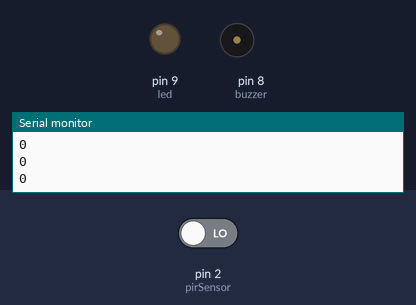
A sketch run on a simulated Arduino Uno, built with avr-gcc and run on an emulated ATmega328P. On the bench: output pins drawn as LEDs (lit = HIGH), buzzer (waves = sounding, pin HIGH), the last lines printed to the serial monitor. The inputs (shaded band) are chosen by the test bench; at power-on: pin 2 (pirSensor) LOW.

Above: at 1.2 s.
1.3 s: pin 2 (pirSensor) driven HIGH
At 2.0 s:
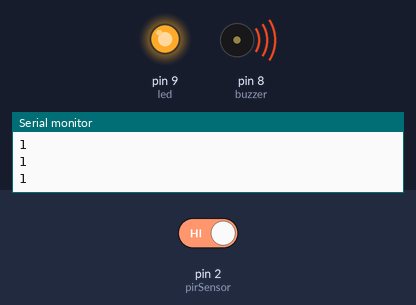
2.8 s: pin 2 (pirSensor) driven LOW
At 3.2 s:
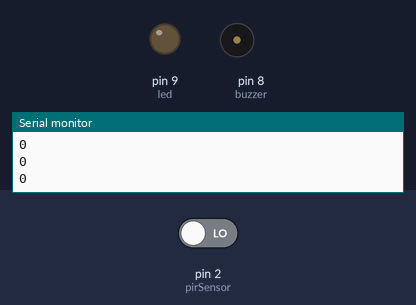
Timing chart, 0 to 5.8 s (numbered marks = the images above; inputs shaded):
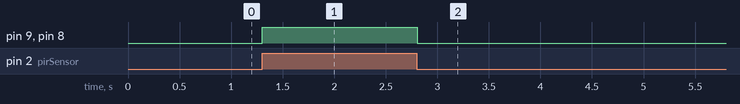

Measured:
- after the input at 1.3 s, pin 9 (led), pin 8 (buzzer): LOW → HIGH at once
- after the input at 2.8 s, pin 9 (led), pin 8 (buzzer): HIGH → LOW at once

The sketch:

motion_detection_security_alarm.ino
```cpp
int pirSensor = 2;

int buzzer = 8;
int led = 9;

void setup() {

  pinMode(pirSensor, INPUT);

  pinMode(buzzer, OUTPUT);
  pinMode(led, OUTPUT);

  Serial.begin(9600);

}

void loop() {

  int motion = digitalRead(pirSensor);

  Serial.println(motion);

  if (motion == HIGH) {

    digitalWrite(buzzer, HIGH);
    digitalWrite(led, HIGH);

  } else {

    digitalWrite(buzzer, LOW);
    digitalWrite(led, LOW);

  }

  delay(100);

}
```
